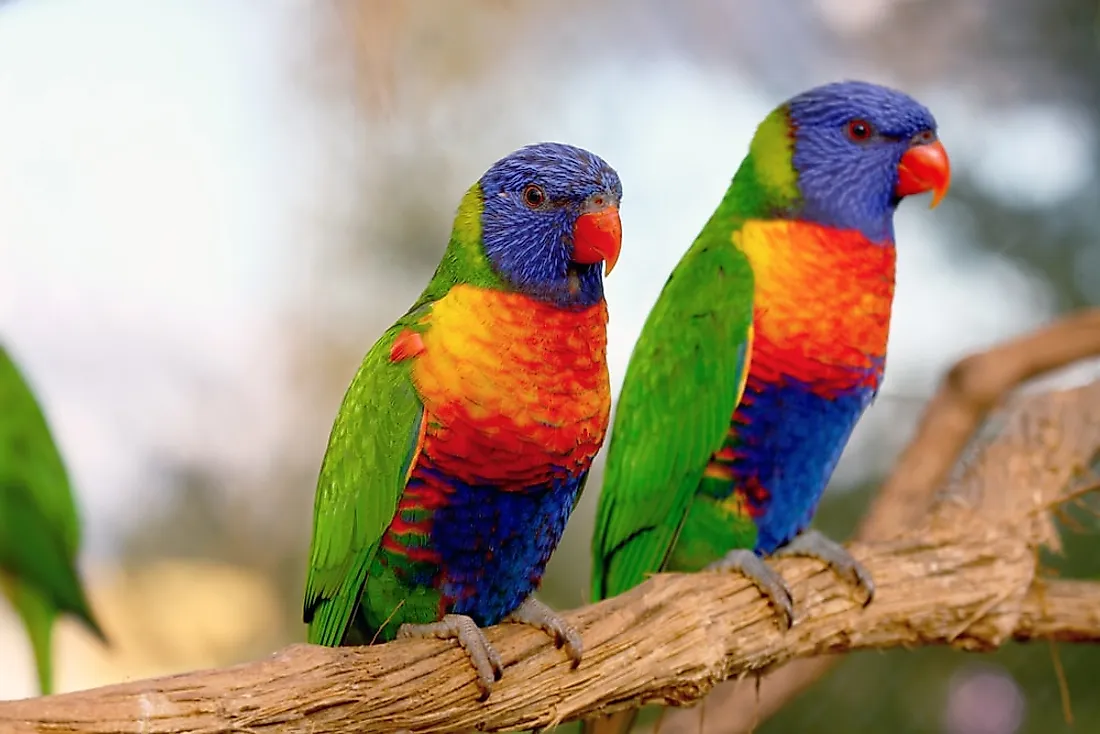
#> input picture bai2/input_image2.jpg, 1100 x 734 px
$ python bai2_demosaicing.py
#> lines starting #> are read from the running program, lines starting #| are printed output that depends on the picture; after the words box and inside, x2 and y2 are one past the last pixel; in counts of white or black regions, pixels touching at a corner belong together
import numpy as np
import cv2

def demosaic_ahd(image):
    height, width = image.shape
    rgb_image = np.zeros((height, width, 3), dtype=np.uint8)

    # Create empty channels for Red, Green, and Blue
    red_channel = np.zeros((height, width), dtype=np.float32)
    green_channel = np.zeros((height, width), dtype=np.float32)
    blue_channel = np.zeros((height, width), dtype=np.float32)

    # Demosaicing using Adaptive Homogeneity-Directed (AHD)
    for i in range(height):
        for j in range(width):
            if i % 2 == 0 and j % 2 == 0:
                red_channel[i, j] = image[i, j]
            elif i % 2 == 0 and j % 2 != 0:
                green_channel[i, j] = image[i, j]
            elif i % 2 != 0 and j % 2 == 0:
                green_channel[i, j] = image[i, j]
            elif i % 2 != 0 and j % 2 != 0:
                blue_channel[i, j] = image[i, j]

    # Interpolate the green channel
    for i in range(height):
        for j in range(width):
            if green_channel[i, j] == 0:
                if i > 1 and i < height - 2 and j > 1 and j < width - 2:
                    neighbor_vals = [green_channel[i-1, j], green_channel[i+1, j],
                                     green_channel[i, j-1], green_channel[i, j+1]]
                    neighbor_avg = sum(neighbor_vals) / len(neighbor_vals)
                    green_channel[i, j] = neighbor_avg

    # Interpolate the red and blue channels
    for i in range(height):
        for j in range(width):
            if red_channel[i, j] == 0:
                if i > 1 and i < height - 2 and j > 1 and j < width - 2:
                    red_vals = [red_channel[i-2, j], red_channel[i+2, j],
                                red_channel[i, j-2], red_channel[i, j+2]]
                    red_avg = sum(red_vals) / len(red_vals)
                    red_channel[i, j] = red_avg
            if blue_channel[i, j] == 0:
                if i > 1 and i < height - 2 and j > 1 and j < width - 2:
                    blue_vals = [blue_channel[i-2, j], blue_channel[i+2, j],
                                 blue_channel[i, j-2], blue_channel[i, j+2]]
                    blue_avg = sum(blue_vals) / len(blue_vals)
                    blue_channel[i, j] = blue_avg

    # Normalize the channels to 8-bit unsigned integers
    red_channel = red_channel.astype(np.uint8)
    green_channel = green_channel.astype(np.uint8)
    blue_channel = blue_channel.astype(np.uint8)

    # Combine the channels to form the RGB image
    rgb_image[:, :, 0] = red_channel
    rgb_image[:, :, 1] = green_channel
    rgb_image[:, :, 2] = blue_channel

    return rgb_image

# Load the single-channel image captured using a CFA
single_channel_image = cv2.imread('input_image2.jpg', cv2.IMREAD_GRAYSCALE)
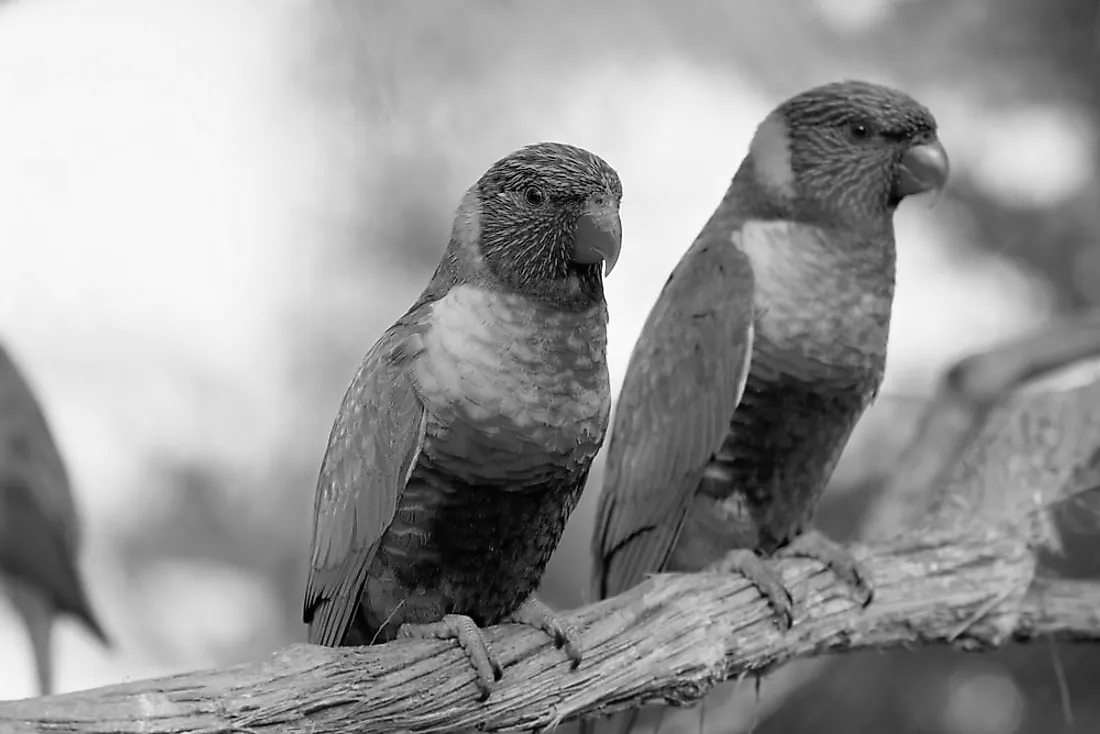
#> single_channel_image: shape (734, 1100); min 0, max 255, mean 151.2

# Perform demosaicing using bilinear interpolation
demosaiced_image = demosaic_ahd(single_channel_image)
#> after the loop in demosaic_ahd, `for i in range(height):`:
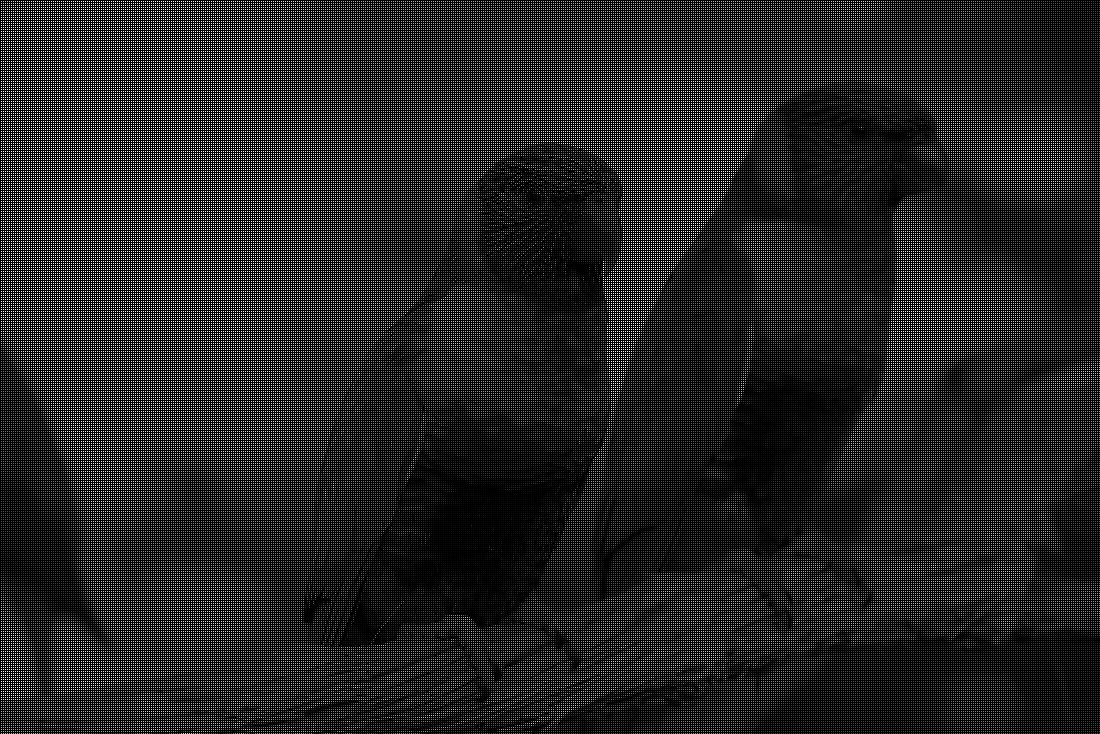
#> blue_channel: shape (734, 1100) float32; min 0, max 255, mean 37.8
#> after the loop in demosaic_ahd, `for i in range(height):`:
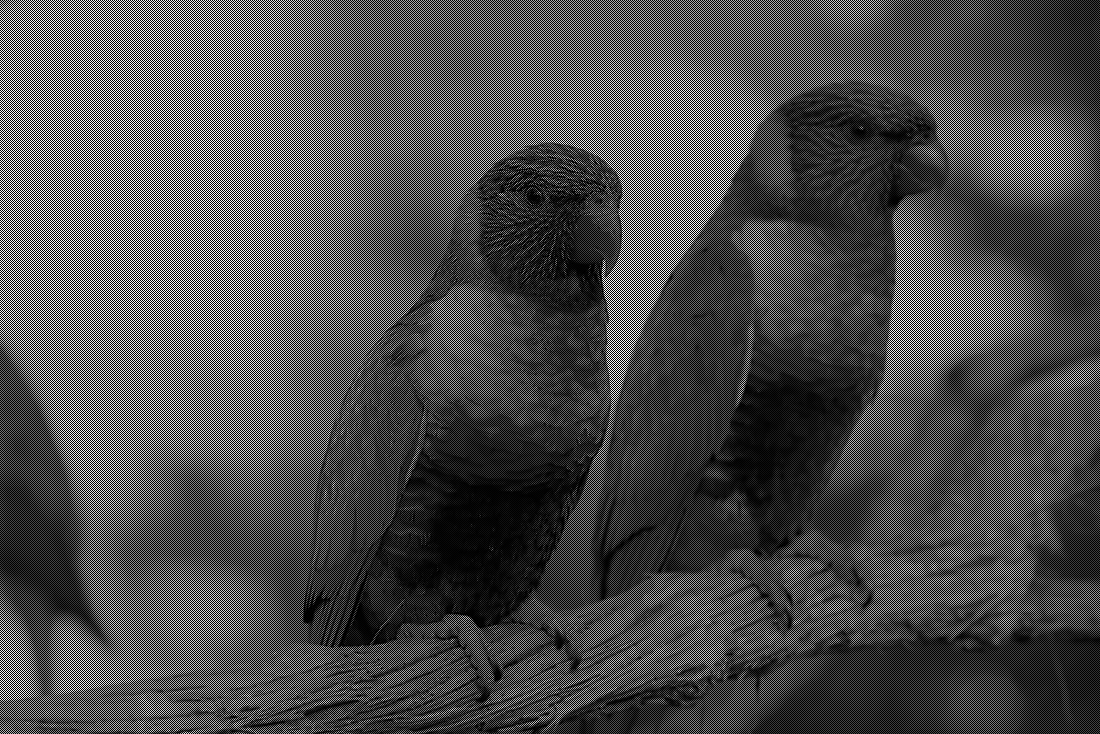
#> green_channel: shape (734, 1100) float32; min 0, max 255, mean 75.6
#> after the loop in demosaic_ahd, `for i in range(height):`:
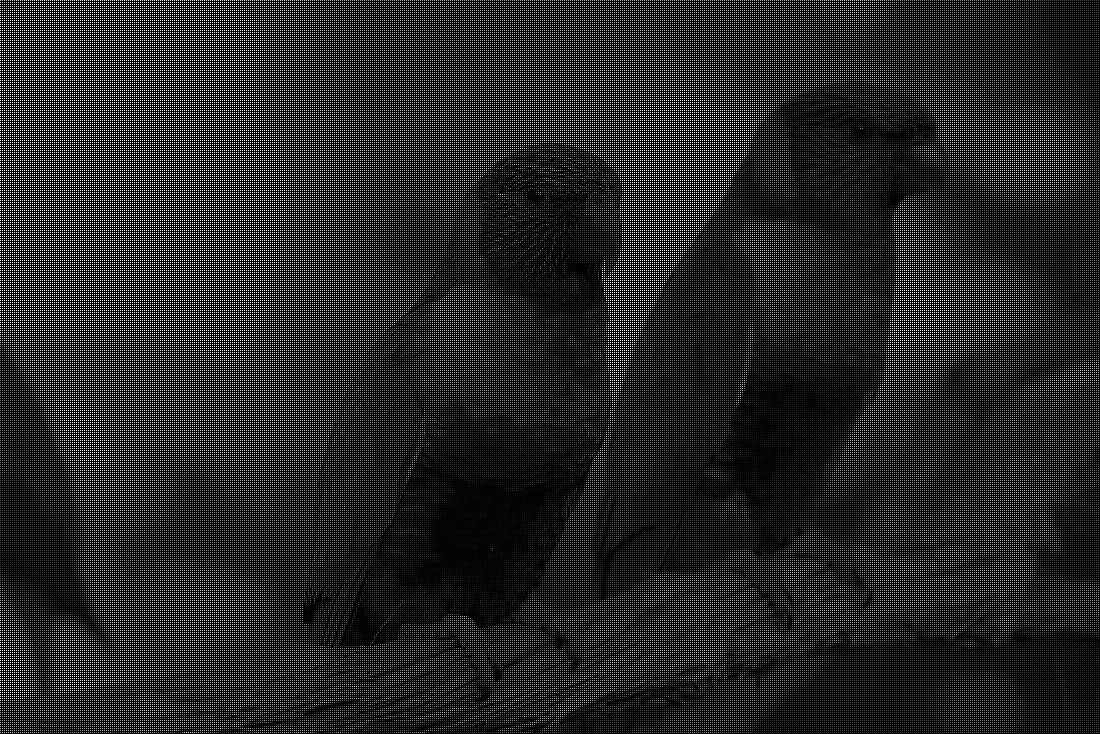
#> red_channel: shape (734, 1100) float32; min 0, max 255, mean 37.9
#> after the loop in demosaic_ahd, `for i in range(height):`: blue_channel: shape (734, 1100) float32; under 0.01% of pixels changed, all inside (x1, y1, x2, y2) = (307, 193, 536, 638)
#> after the loop in demosaic_ahd, `for i in range(height):`: red_channel: shape (734, 1100) float32; under 0.01% of pixels changed, all inside (x1, y1, x2, y2) = (308, 130, 859, 621)
#> in demosaic_ahd, `rgb_image[:, :, 2] = blue_channel`:
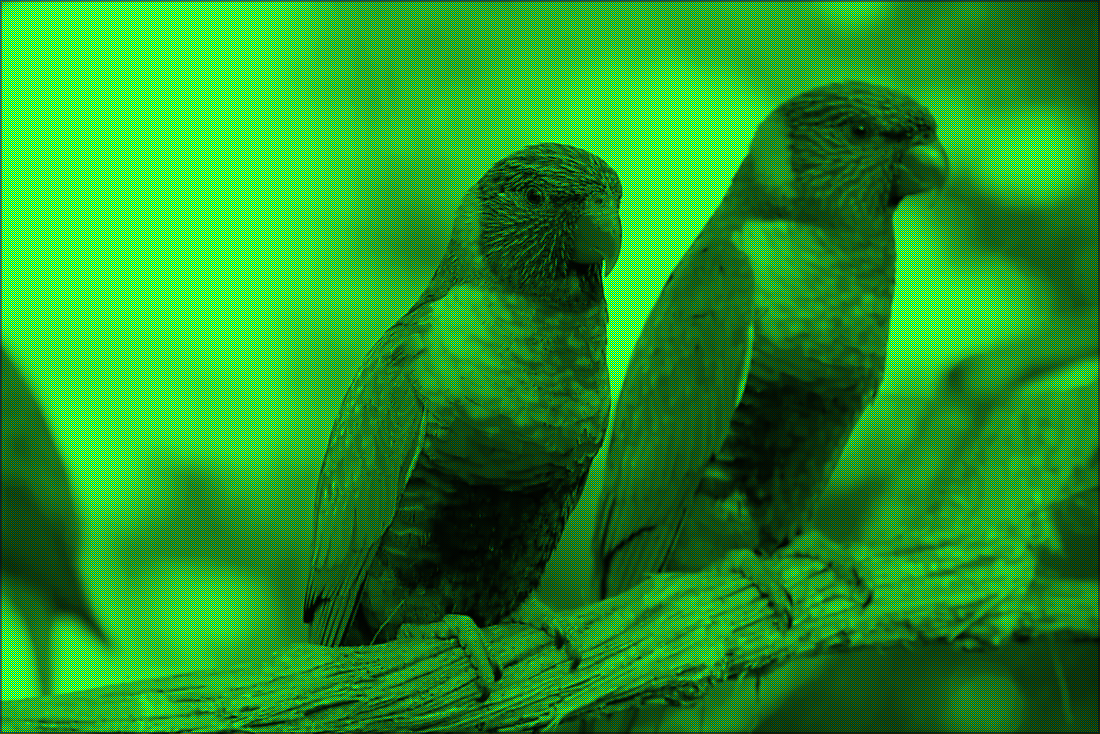
#> rgb_image: shape (734, 1100, 3); mean of channels 0, 1, 2 37.9, 150.4, 37.8; drawn as B, G, R


# Save the resulting RGB image
cv2.imshow('output', demosaiced_image)
cv2.imwrite('output.png', demosaiced_image)
cv2.destroyAllWindows()

$ run again, with bai2/input_image1.jpg copied over bai2/input_image2.jpg
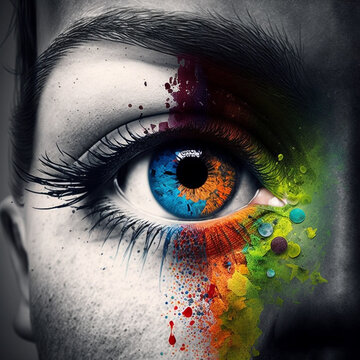
#> input picture bai2/input_image1.jpg, 360 x 360 px
#> after the loop in demosaic_ahd, `for i in range(height):`:
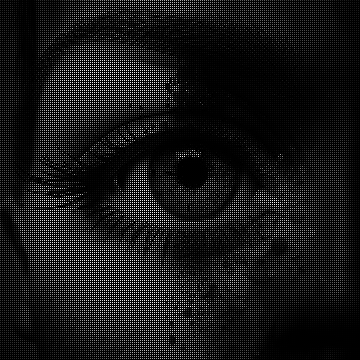
#> red_channel: shape (360, 360) float32; min 0, max 255, mean 22.9
#> in demosaic_ahd, `rgb_image[:, :, 2] = blue_channel`:
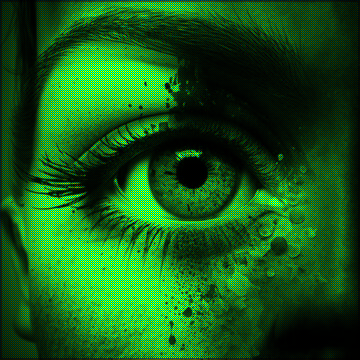
#> rgb_image: shape (360, 360, 3); mean of channels 0, 1, 2 22.9, 90.6, 22.8; drawn as B, G, R

$ run again, with bai2/input_image.jpg copied over bai2/input_image2.jpg
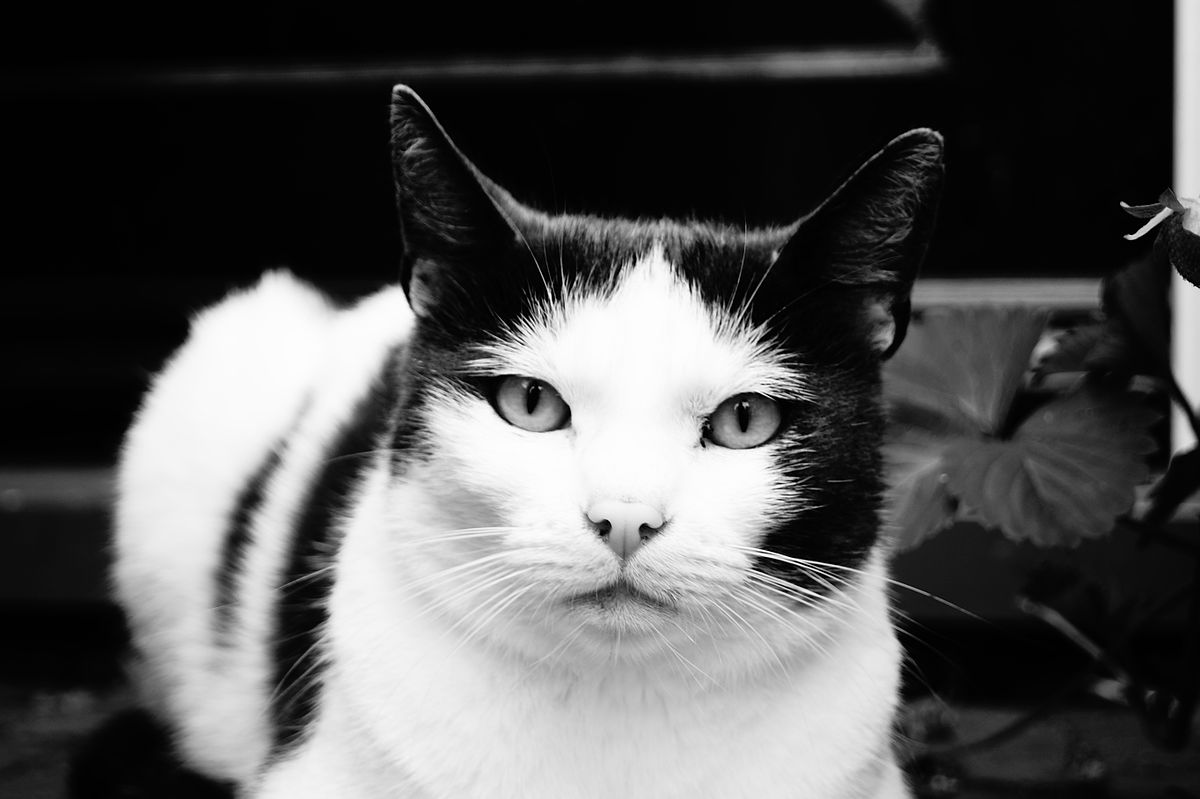
#> input picture bai2/input_image.jpg, 1200 x 799 px
#> single_channel_image is the input picture: shape (799, 1200); min 0, max 255, mean 84.7
#> after the loop in demosaic_ahd, `for i in range(height):`:
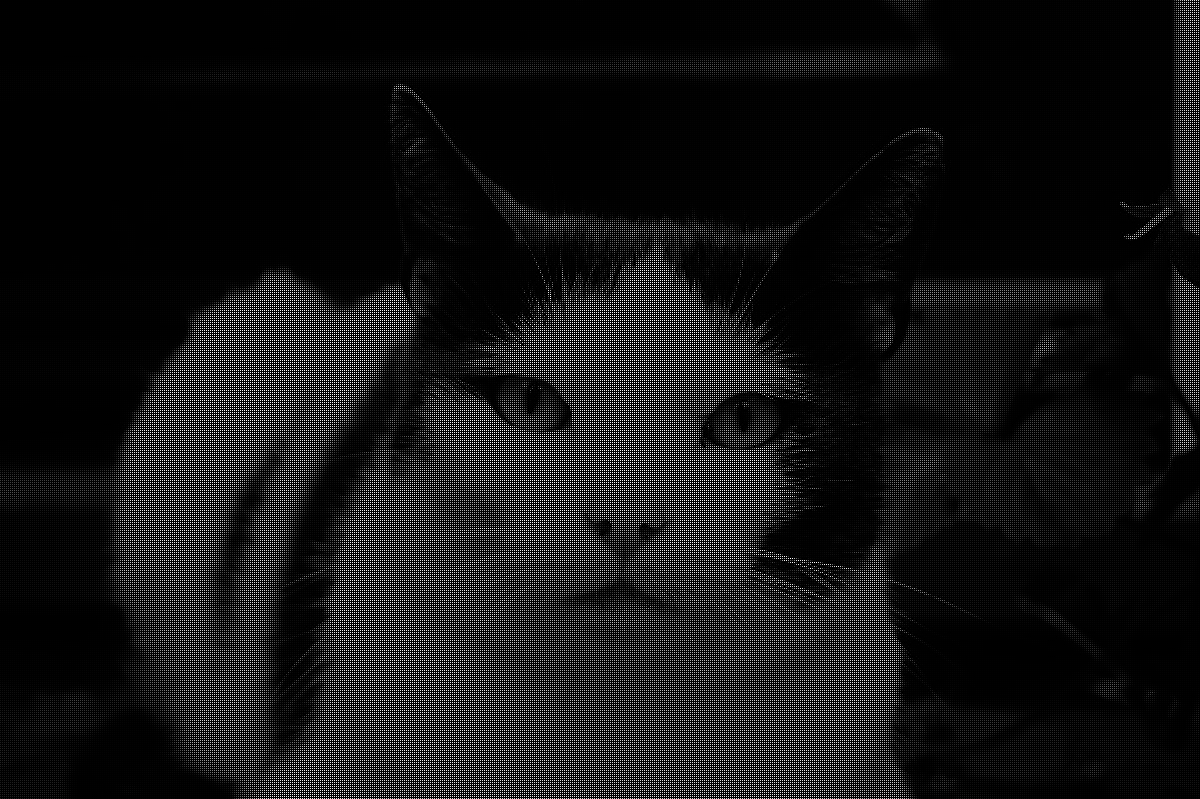
#> red_channel: shape (799, 1200) float32; min 0, max 255, mean 21.2
#> in demosaic_ahd, `rgb_image[:, :, 2] = blue_channel`:
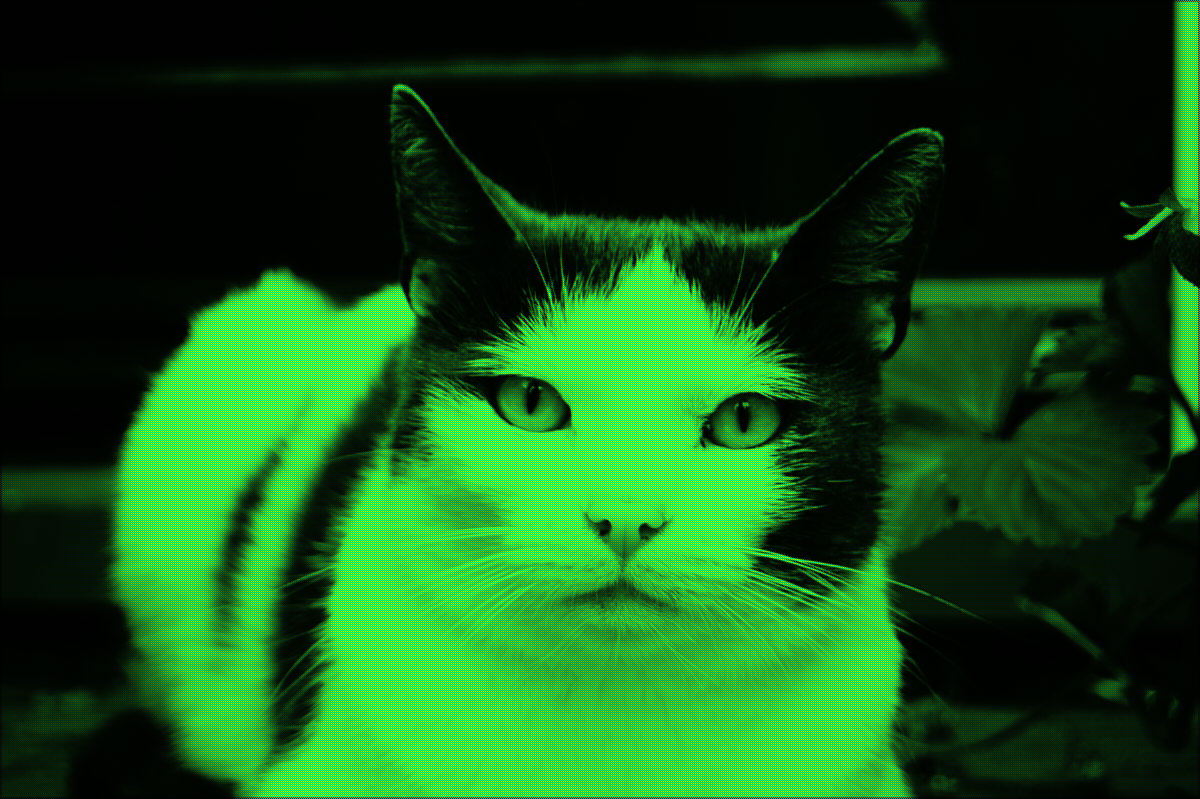
#> rgb_image: shape (799, 1200, 3); mean of channels 0, 1, 2 21.2, 84.4, 21.2; drawn as B, G, R
